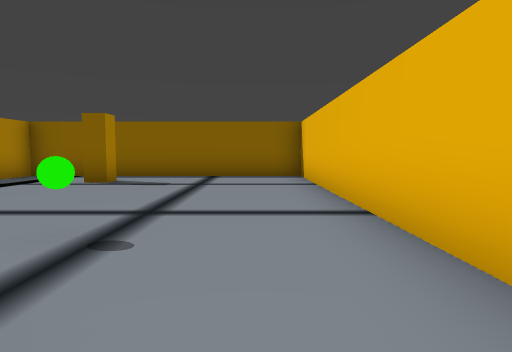
[1] (above)

17 first-person views from a walk through a scene from a Unity 3-D project. The camera is 1.3 m above the floor, tilts 4° down and sees 75° across. The floor is counted in squares, 2 m on a side. Each view is taken from the middle of a square. On the plan, view 1 faces up. The plan holds only what a view shows up to about 10 squares ahead; the rest is blank. The place goes on beyond the plan. Some animated figures are left out. Door leaves are left out, so doorways stand open.

[2]
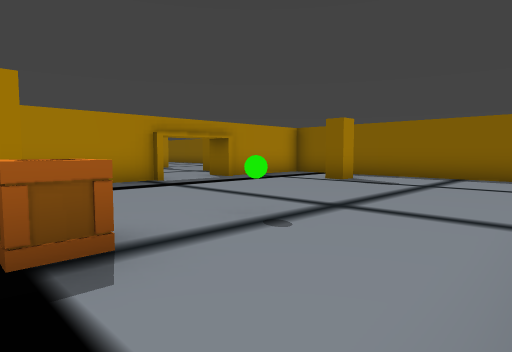

[3]
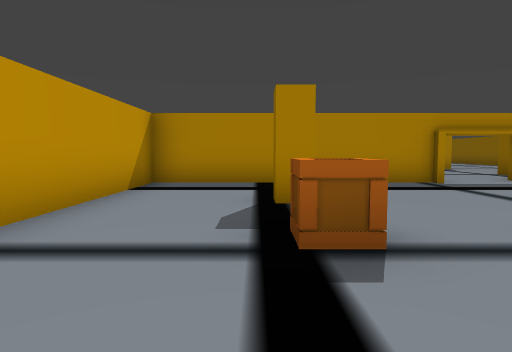

[4]
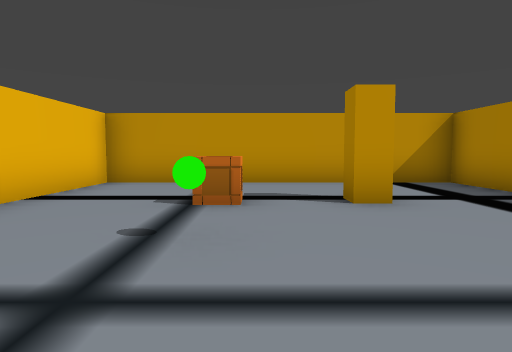

[5]
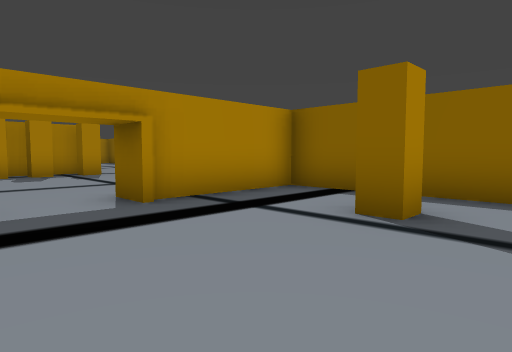

[6]
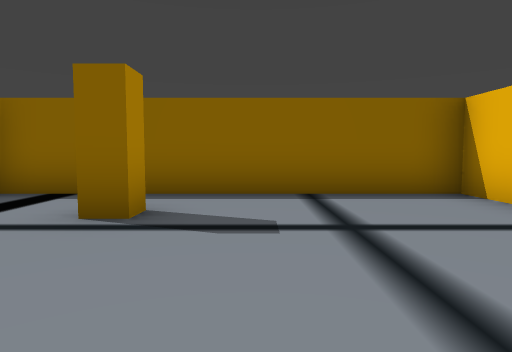

[7]
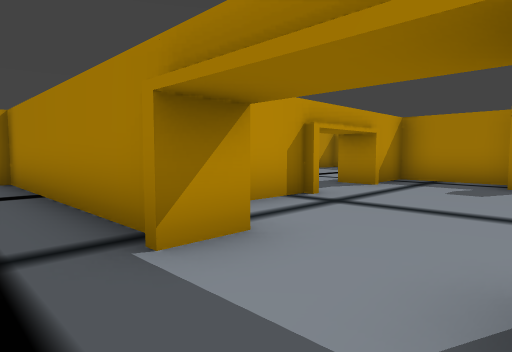

[8]
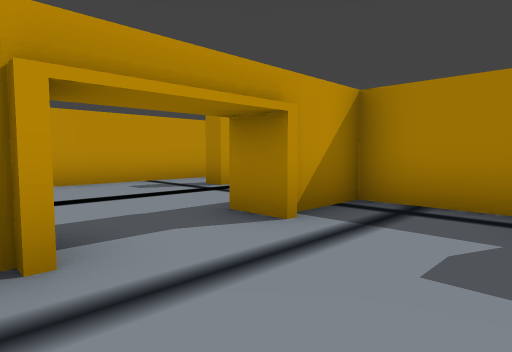

[9]
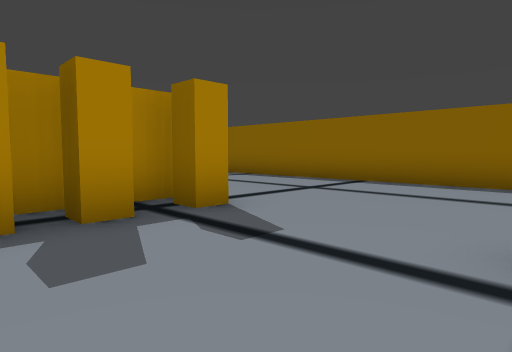

[10]
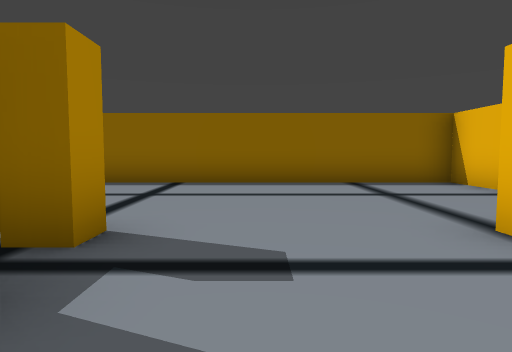

[11]
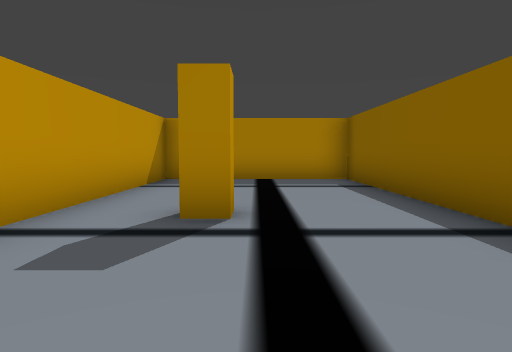

[12]
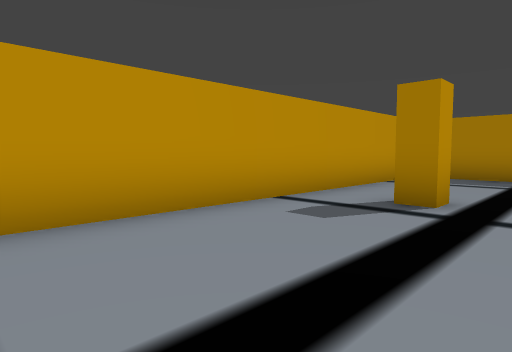

[13]
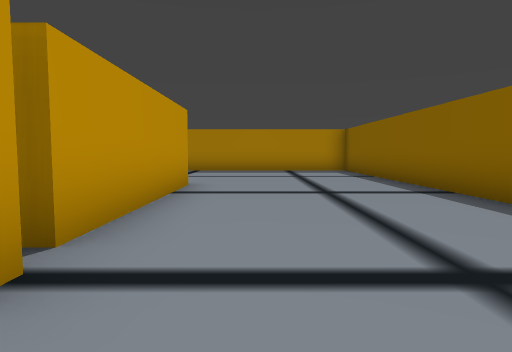

[14]
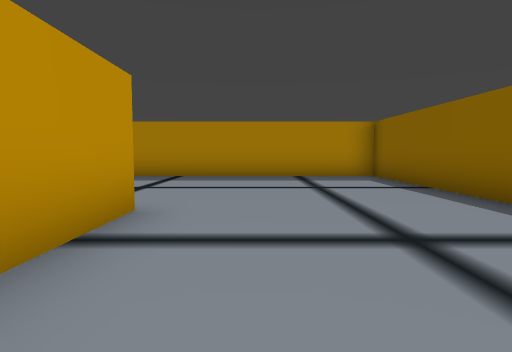

[15]
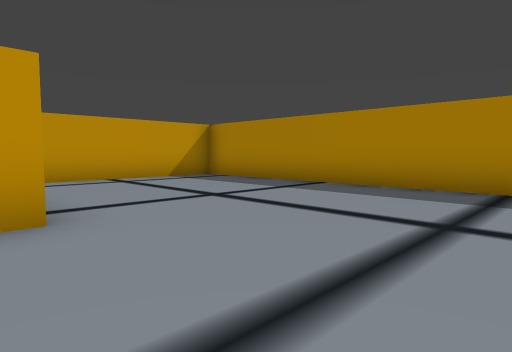

[16]
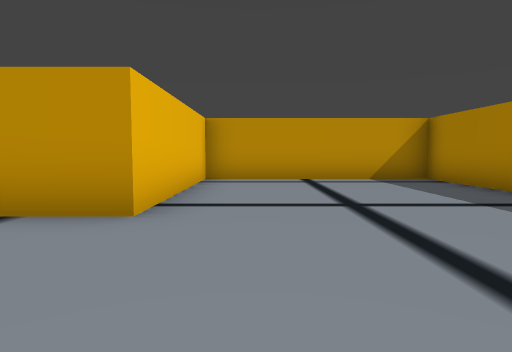

[17]
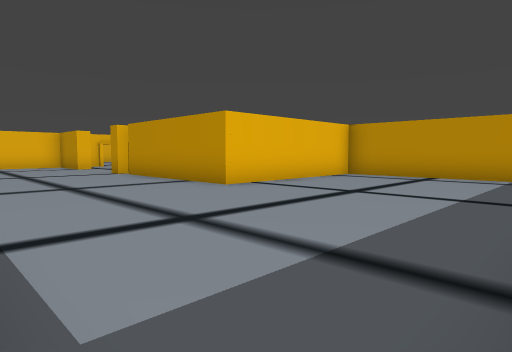

### Floor plan
Points are (right, up) in squares from view 1. A wall is a line through its corners. A room is listed if a view was taken in it or the views show most of it. See-through windows are left out.
Room 1 (views 1, 2, 3, 4, 5, 6, 7)
walls: (-7, 4) (-6.2, 4) (-6.2, -2.2) (1.3, -2.2) (1.3, 9.3) (-6.2, 9.3) (-6.2, 6)
ways out: opening at (-7, 5) to room 2
objects: other object (-4, 0) to (-3, 1); other object (-4, 7) to (-3, 8); crate (-2, 1); green ball (-2, 2)
Room 2 (views 8, 9, 10, 13, 14, 15, 16, 17)
walls: (-13.3, 4.4) (-13.3, 2.8) (-11.9, 2.8); (-11.5, 3) (-11.5, 2); (-8.5, 7.3) (-9, 7.3); (-9.4, 2.8) (-8.1, 2.8); (-6.7, 10.8) (-6.7, 12.3) (-23.3, 12.3) (-23.3, 2.8) (-17.8, 2.8) (-17.8, 7.6) (-13.3, 7.6) (-13.3, 6.8); (-6.2, 6) (-7, 6)
ways out: opening at (-7, 5) to room 1; opening at (-10.5, 2) to room 3
objects: other object (-13, 5); other object (-13, 6); other object (-13, 7) to (-12, 8)
Room 3 (views 11, 12)
walls: (-12.9, 2.3) (-18.3, 2.3) (-18.3, -2.2) (-9.4, -2.2)
ways out: opening at (-10.5, 2) to room 2
objects: other object (-14, -1) to (-13, 0)

Where each view was taken, in squares from view 1:
view 1: 0 up, 0 right, facing up
view 2: 0 up, 1 right, facing up-left
view 3: 0 up, 1 right, facing left
view 4: 5 up, 2 left, facing down
view 5: 4 up, 2 left, facing up-left
view 6: 4 up, 2 left, facing up
view 7: 6 up, 5 left, facing down-left
view 8: 5 up, 9 left, facing down-left
view 9: 5 up, 9 left, facing up-left
view 10: 5 up, 11 left, facing up
view 11: 0 up, 10 left, facing left
view 12: 1 up, 9 left, facing down-left
view 13: 9 up, 11 left, facing left
view 14: 9 up, 14 left, facing left
view 15: 11 up, 17 left, facing down-left
view 16: 11 up, 19 left, facing down
view 17: 12 up, 23 left, facing down-right
